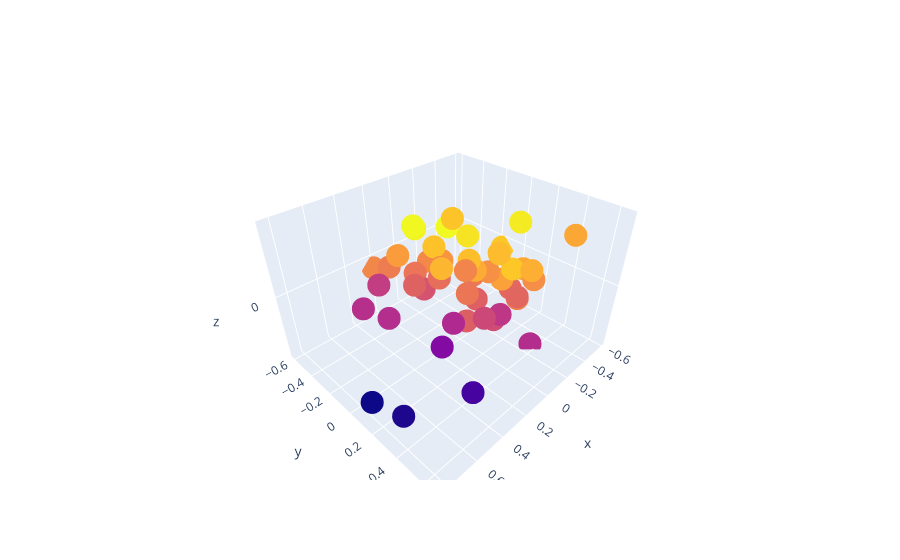

The code cell stored with this chart in its notebook:
### Code cell
plot_pca_important_features()

### Figure 1 — Plotly figure (JSON) as saved in the notebook; plotly's stock layout.template omitted (floating-point values rounded to 4 significant figures)
{"data": [{"marker": {"color": [0.759, 0.701, 0.755, 0.778, 0.878, 0.798, 0.829, 0.501, 0.737, 0.572, 0.687, 0.752, 0.826, 0.717, 0.842, 0.719, 0.741, 0.905, 0.907, 0.901, 0.367, 0.64, 0.825, 0.726, 0.837, 0.58, 0.579, 0.842, 0.745, 0.351, 0.834, 0.889, 0.674, 0.61, 0.817, 0.715, 0.632, 0.414, 0.807, 0.786, 0.691, 0.747, 0.599, 0.677, 0.802, 0.68, 0.795, 0.767, 0.652, 0.585], "size": 8}, "mode": "markers", "text": ["Shawn Mendes - SeÃ±orita", "Billie Eilish - bad guy", "Post Malone - Sunflower - Spider-Man: Into the Spider-Verse", "Ariana Grande - 7 rings", "Lil Nas X - Old Town Road - Remix", "Ed Sheeran - I Don't Care (with Justin Bieber)", "Post Malone - Wow.", "Lewis Capaldi - Someone You Loved", "Daddy Yankee - Con Calma", "Lady Gaga - Shallow", "Marshmello - Happier", "Halsey - Without Me", "Pedro CapÃ³ - Calma - Remix", "Ariana Grande - thank u, next", "Jonas Brothers - Sucker", "Ava Max - Sweet but Psycho", "Sam Smith - Dancing With A Stranger (with Normani)", "Billie Eilish - bury a friend", "Lil Nas X - Old Town Road", "Khalid - Talk (feat. Disclosure)", "Billie Eilish - when the party's over", "Ed Sheeran - Beautiful People (feat. Khalid)", "Tones And I - Dance Monkey", "Ariana Grande - break up with your girlfriend, i'm bored", "J. Cole - MIDDLE CHILD", "Post Malone - Goodbyes (Feat. Young Thug)", "Panic! At The Disco - High Hopes", "DJ Snake - Taki Taki (feat. Selena Gomez, Ozuna & Cardi B)", "Lil Tecca - Ransom", "Billie Eilish - lovely (with Khalid)", "Travis Scott - SICKO MODE", "Meek Mill - Going Bad (feat. Drake)", "Mabel - Don't Call Me Up", "Bad Bunny - Callaita", "Bad Bunny - MIA (feat. Drake)", "Lizzo - Truth Hurts", "benny blanco - Eastside (with Halsey & Khalid)", "Queen - Bohemian Rhapsody - 2011 Mix", "Anuel AA - Secreto", "Anuel AA - China", "Shawn Mendes - If I Can't Have You", "Sech - Otro Trago", "Lauv - i'm so tired...", "MEDUZA - Piece Of Your Heart", "Avicii - SOS (feat. Aloe Blacc)", "Post Malone - Better Now", "Lunay - Soltera - Remix", "Paulo Londra - Adan y Eva", "Alec Benjamin - Let Me Down Slowly", "Post Malone - rockstar (feat. 21 Savage)"], "type": "scatter3d", "x": [-0.2365, 0.0657, -0.3915, 0.2738, -0.2681, -0.4384, 0.01961, 0.3359, -0.3412, 0.4033, -0.2529, 0.009506, -0.4259, 0.02962, -0.5825, -0.1688, 0.1597, 0.2273, -0.1244, 0.09579, 0.8274, -0.03063, -0.1362, 0.1895, 0.08861, 0.3842, -0.2613, -0.3589, 0.2175, 0.8196, -0.1138, -0.133, 0.07836, 0.3483, 0.2305, 0.08355, 0.1578, 0.6077, -0.4019, -0.3002, -0.4399, -0.1636, -0.01018, -0.177, -0.008483, 0.1972, -0.4229, -0.2814, 0.1102, 0.5091], "y": [0.01078, -0.1249, 0.2539, -0.2498, -0.205, 0.1336, 0.07592, 0.1758, 0.1784, 0.3307, 0.2382, -0.1687, -0.06207, 0.07748, -0.1605, -0.05967, 0.1786, -0.1568, -0.248, -0.2988, 0.4256, 0.239, 0.166, -0.4591, 0.008788, -0.2396, 0.3689, 0.1073, -0.5989, 0.1531, -0.3618, 0.295, 0.1216, -0.3627, 0.0684, -0.3304, 0.3239, 0.6546, 0.2246, 0.0725, 0.04265, -0.475, 0.301, -0.0314, 0.09895, -0.2051, 0.4677, -0.463, -0.2188, -0.3131], "z": [-0.03222, -0.001718, -0.051, 0.1939, 0.1305, -0.04453, 0.1936, -0.1995, -0.211, 0.1025, -0.1209, 0.03148, -0.003291, -0.03389, -0.06193, -0.05945, 0.2341, 0.4011, 0.233, 0.2819, -0.1541, -0.1747, 0.2071, -0.01654, 0.455, -0.2009, -0.4318, -0.02305, -0.0722, -0.2867, 0.04839, 0.4562, -0.1893, -0.03161, 0.2289, -0.05249, -0.008769, 0.01301, -0.001161, -0.08915, -0.2445, -0.1336, -0.08892, -0.2385, 0.1228, -0.02967, 0.3335, -0.1726, -0.1079, -0.09952]}], "layout": {}}
